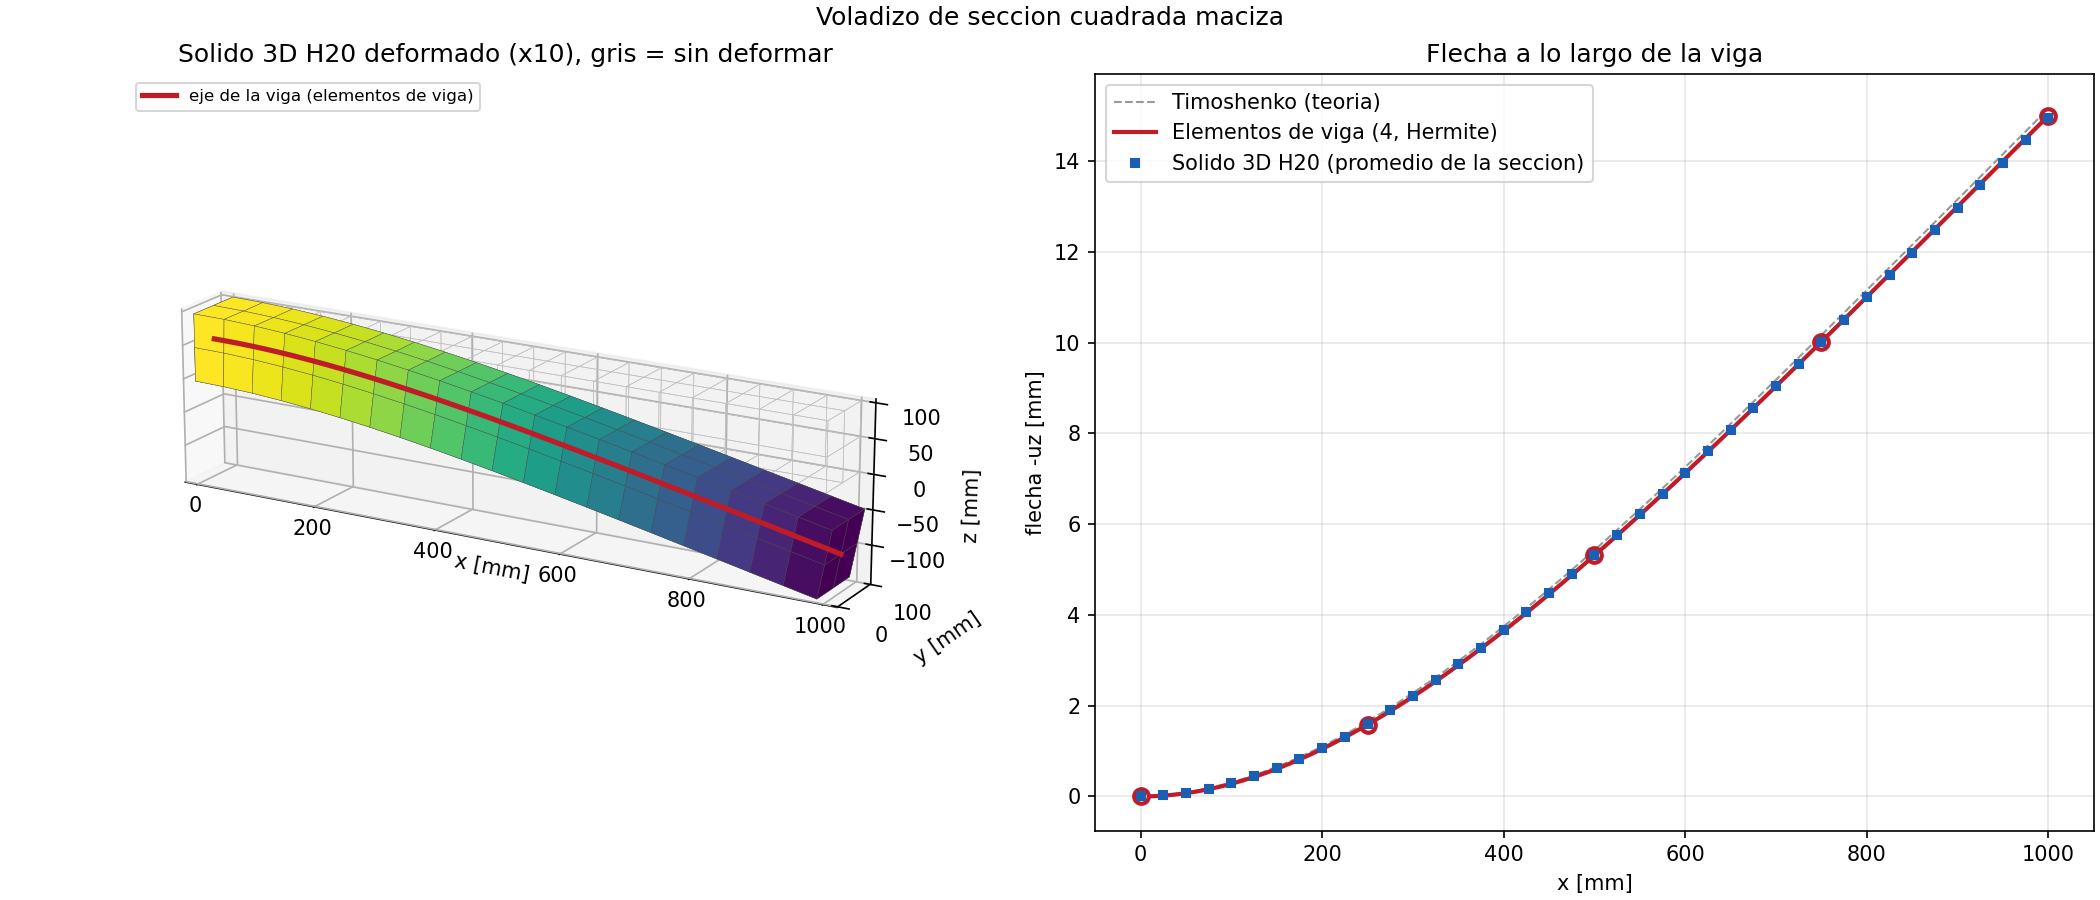

Source code (Python):
import sys
from pathlib import Path
sys.path.insert(0, str(Path(__file__).resolve().parents[2] / "funciones"))

import numpy as np
import matplotlib.pyplot as plt
from mpl_toolkits.mplot3d.art3d import Poly3DCollection

from unidades import ureg
from etapa1_malla.mallador import caja, nodos_en, apoyos_en, presion_en
from etapa1_malla.elementos import caras_borde
from casos_3d import resolver


# Viga cuadrada maciza en voladizo: misma viga resuelta de dos formas
#   1) solido 3D con hexaedros (cada nodo tiene ux, uy, uz)
#   2) elementos de viga Euler-Bernoulli (cada nodo tiene w y theta, funciones de Hermite)
# Empotrada en x = 0, carga repartida q (presion) sobre la cara superior z = a -> w = q a [N/m]
titulo = "Voladizo de seccion cuadrada maciza"

E = 200 * ureg.GPa
nu = 0.3
L = 1000 * ureg.mm              # largo
a = 100 * ureg.mm               # lado de la seccion (L/a = 10)
q = 2 * ureg.MPa                # presion sobre la cara superior

tipo = "H20"
n_x, n_s = 20, 2                # hexaedros en el largo y por lado de la seccion
n_viga = 4                      # elementos de viga


L_m, a_m = L.to(ureg.m).magnitude, a.to(ureg.m).magnitude
E_Pa = E.to(ureg.Pa).magnitude
w = -q.to(ureg.Pa).magnitude*a_m        # carga por unidad de largo [N/m], hacia -z
I = a_m**4/12
A = a_m**2


# --- 1) Solido 3D -----------------------------------------------------------------------------
x, y, z = np.linspace(0, L_m, n_x + 1), np.linspace(0, a_m, n_s + 1), np.linspace(0, a_m, n_s + 1)
xy_m, conectividad = caja(x, y, z, tipo)
xy = (xy_m*ureg.m).to(ureg.mm)
apoyos = np.array(apoyos_en(xy, lambda x, y, z: np.isclose(x, 0), 1, 1, 1), dtype=int)
presiones = presion_en(xy, conectividad, lambda x, y, z: np.isclose(z, a_m), q)
U, sigma, tiempo = resolver(xy, conectividad, E, nu, apoyos, presiones)

# Flecha del solido en cada seccion x: promedio de uz de todos los nodos de esa seccion
x_3d = np.unique(np.round(xy_m[:, 0], 12))
w_3d = np.array([U[nodos_en(xy, lambda x, y, z, xi=xi: np.isclose(x, xi)), 2].mean() for xi in x_3d])


# --- 2) Elementos de viga Euler-Bernoulli -----------------------------------------------------
## Viga de n_e elementos de Hermite, empotrada en x = 0, carga repartida w [N/m]
## Devuelve x de los nodos y d = [w0, th0, w1, th1, ...]
def viga_hermite(L, EI, w, n_e):
    l = L/n_e
    k = EI/l**3*np.array([[ 12,    6*l,  -12,    6*l],
                          [6*l, 4*l**2, -6*l, 2*l**2],
                          [-12,   -6*l,   12,   -6*l],
                          [6*l, 2*l**2, -6*l, 4*l**2]])
    f = w*l/2*np.array([1, l/6, 1, -l/6])           # cargas nodales consistentes: wl/2, wl^2/12
    n_gdl = 2*(n_e + 1)
    K, F = np.zeros((n_gdl, n_gdl)), np.zeros(n_gdl)
    for e in range(n_e):
        g = slice(2*e, 2*e + 4)
        K[g, g] += k
        F[g] += f
    libres = np.arange(2, n_gdl)                    # empotramiento: w0 = th0 = 0
    d = np.zeros(n_gdl)
    d[libres] = np.linalg.solve(K[np.ix_(libres, libres)], F[libres])
    return np.linspace(0, L, n_e + 1), d


## Flecha dentro de cada elemento con las funciones de Hermite (curva suave entre nodos)
def interpolar_hermite(x_n, d, m=30):
    xs, ws = [], []
    s = np.linspace(0, 1, m)
    for e in range(len(x_n) - 1):
        l = x_n[e + 1] - x_n[e]
        H = np.column_stack([1 - 3*s**2 + 2*s**3, l*(s - 2*s**2 + s**3), 3*s**2 - 2*s**3, l*(s**3 - s**2)])
        xs.append(x_n[e] + s*l)
        ws.append(H @ d[2*e:2*e + 4])
    return np.concatenate(xs), np.concatenate(ws)


x_viga, d_viga = viga_hermite(L_m, E_Pa*I, w, n_viga)
xs_viga, ws_viga = interpolar_hermite(x_viga, d_viga)

# Teoria: Euler-Bernoulli y Timoshenko (agrega la deformacion por corte, kappa = 5/6)
G = E_Pa/(2*(1 + nu))
w_eb = lambda x: w*x**2*(6*L_m**2 - 4*L_m*x + x**2)/(24*E_Pa*I)
w_timo = lambda x: w_eb(x) + w*(L_m*x - x**2/2)/(5/6*G*A)


# --- Resultados -------------------------------------------------------------------------------
print(f"{titulo}: L = {L:~}, seccion {a:~} x {a:~}, q = {q:~} (w = {-w/1e3:.1f} kN/m)")
print(f"  solido {tipo}: {n_x} x {n_s} x {n_s} elementos, {len(xy)} nodos, {3*len(xy)} GDL [{tiempo:.2f} s]")
print(f"  viga: {n_viga} elementos de Hermite, {2*(n_viga + 1)} GDL\n")
print("  flecha en la punta:")
print(f"    solido 3D           {-w_3d[-1]*1e3:.4f} mm")
print(f"    elementos de viga   {-d_viga[-2]*1e3:.4f} mm")
print(f"    Euler-Bernoulli     {-w_eb(L_m)*1e3:.4f} mm  (w L^4 / 8 E I)")
print(f"    Timoshenko          {-w_timo(L_m)*1e3:.4f} mm  (+ corte)")
print(f"\n  solido / viga = {w_3d[-1]/d_viga[-2]:.4f}")
print("  Los 4 elementos de viga dan exacto Euler-Bernoulli en los nodos (Hermite + cargas consistentes).")
print(f"  El solido tiene dos efectos que la viga no ve y que casi se cancelan:")
print(f"    + deformacion por corte (Timoshenko: {w_timo(L_m)/w_eb(L_m) - 1:+.1%})")
print("    - el empotramiento fija ux = uy = uz en toda la cara x = 0: impide la contraccion de")
print("      Poisson en la raiz y la rigidiza")


# --- Grafico ----------------------------------------------------------------------------------
fig = plt.figure(figsize=(14, 6), layout="constrained")
fig.suptitle(titulo)
mm = 1e3
escala = 0.15*L_m/abs(w_3d).max()               # amplificacion para que se vea la deformada

# Izquierda: solido deformado (color = flecha) y eje de la viga deformado
ax = fig.add_subplot(1, 2, 1, projection="3d", computed_zorder=False)    # la linea roja va encima
caras = caras_borde(conectividad)
esquinas = np.array([cara[:4] for cara in caras])
def_m = xy_m + escala*U
ax.add_collection3d(Poly3DCollection(xy_m[esquinas]*mm, facecolors=(0, 0, 0, 0), edgecolors="0.75", linewidths=0.3))
color = plt.get_cmap("viridis_r")((-U[esquinas, 2].mean(axis=1))/abs(w_3d).max())
ax.add_collection3d(Poly3DCollection(def_m[esquinas]*mm, facecolors=color, edgecolors="0.3", linewidths=0.2))
ax.plot(xs_viga*mm, np.full_like(xs_viga, a_m/2)*mm, (a_m/2 + escala*ws_viga)*mm, color="#c01c28", lw=2.5,
        label="eje de la viga (elementos de viga)", zorder=10)
ax.set_yticks([0, a_m*mm])
ax.set_xlim(0, L_m*mm)
ax.set_ylim(0, a_m*mm)
z_min = min(0, def_m[:, 2].min())*mm
ax.set_zlim(z_min, a_m*mm)
ax.set_box_aspect((L_m*mm, a_m*mm, a_m*mm - z_min))
ax.set_xlabel("x [mm]")
ax.set_ylabel("y [mm]")
ax.set_zlabel("z [mm]")
ax.view_init(18, -60)
ax.set_title(f"Solido 3D {tipo} deformado (x{escala:.0f}), gris = sin deformar")
ax.legend(loc="upper left", fontsize=8)

# Derecha: flecha a lo largo de la viga
ax = fig.add_subplot(1, 2, 2)
xt = np.linspace(0, L_m, 200)
ax.plot(xt*mm, -w_timo(xt)*mm, color="0.6", lw=1, ls="--", label="Timoshenko (teoria)")
ax.plot(xs_viga*mm, -ws_viga*mm, color="#c01c28", lw=2, label=f"Elementos de viga ({n_viga}, Hermite)")
ax.plot(x_viga*mm, -d_viga[0::2]*mm, "o", color="#c01c28", ms=7, mfc="white", mew=2)
ax.plot(x_3d*mm, -w_3d*mm, "s", color="#1a5fb4", ms=4, label=f"Solido 3D {tipo} (promedio de la seccion)")
ax.set_xlabel("x [mm]")
ax.set_ylabel("flecha -uz [mm]")
ax.set_title("Flecha a lo largo de la viga")
ax.grid(alpha=0.3)
ax.legend()

fig.savefig(Path(__file__).parent / "viga_cuadrada.png", dpi=150)
plt.show()
